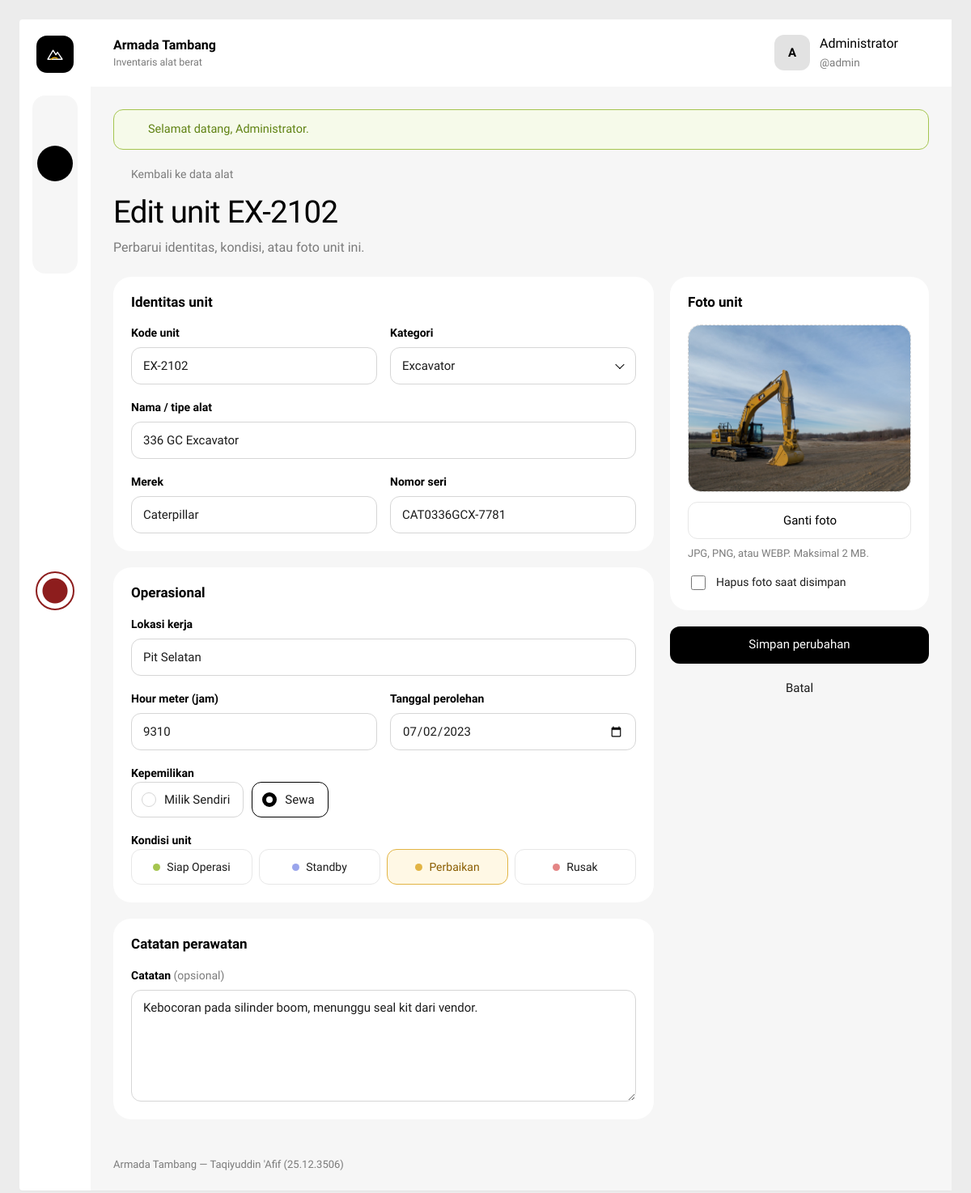
The app's page /alat_form.php?id=2 (signed in) with its own data.
### tables this page shows
CREATE TABLE `alat` (
  `id_alat` int(11) NOT NULL,
  `kode_unit` varchar(20) NOT NULL,
  `nama_alat` varchar(120) NOT NULL,
  `merek` varchar(60) NOT NULL,
  `id_kategori` int(11) NOT NULL,
  `nomor_seri` varchar(40) NOT NULL,
  `lokasi` varchar(100) NOT NULL,
  `jam_operasi` int(10) UNSIGNED NOT NULL DEFAULT 0,
  `kepemilikan` enum('Milik Sendiri','Sewa') NOT NULL DEFAULT 'Milik Sendiri',
  `status` enum('Siap Operasi','Standby','Perbaikan','Rusak') NOT NULL DEFAULT 'Siap Operasi',
  `tanggal_perolehan` date NOT NULL,
  `catatan` text DEFAULT NULL,
  `foto` varchar(255) DEFAULT NULL,
  `created_at` timestamp NOT NULL DEFAULT current_timestamp()
);

CREATE TABLE `kategori` (
  `id_kategori` int(11) NOT NULL,
  `nama_kategori` varchar(80) NOT NULL,
  `deskripsi` text DEFAULT NULL
);

### alat_form.php (the view, shortened to what this page needs)
<?php
require_once __DIR__ . '/includes/init.php';
$id = (int) input($_GET, 'id');
$mode_edit = $id > 0;
$data = [
    'kode_unit'         => '',
    'nama_alat'         => '',
    'merek'             => '',
    'id_kategori'       => '',
    'nomor_seri'        => '',
    'lokasi'            => '',
    'jam_operasi'       => '0',
    'kepemilikan'       => 'Milik Sendiri',
    'status'            => 'Siap Operasi',
    'tanggal_perolehan' => '',
    'catatan'           => '',
    'foto'              => null,
];
if ($mode_edit) {
    $stmt = $conn->prepare('SELECT * FROM alat WHERE id_alat = ?');
    $stmt->bind_param('i', $id);
    $stmt->execute();
    $lama = $stmt->get_result()->fetch_assoc();
    foreach ($data as $kolom => $isi) {
        $data[$kolom] = $lama[$kolom];
    }
}
$kategori = $conn->query('SELECT id_kategori, nama_kategori FROM kategori ORDER BY nama_kategori')->fetch_all(MYSQLI_ASSOC);
$errors = [];
function kelas_error($errors, $field)
{
    return isset($errors[$field]) ? ' has-error' : '';
}
require __DIR__ . '/includes/header.php';
?>
<a href="alat.php" class="back-link"><?= icon('back', 16) ?> Kembali ke data alat</a>
<div class="page-head">
  <div>
    <h1><?= $mode_edit ? 'Edit unit ' . e($data['kode_unit']) : 'Tambah unit' ?></h1>
    <p class="muted"><?= $mode_edit ? 'Perbarui identitas, kondisi, atau foto unit ini.' : 'Catat unit alat berat baru ke dalam inventaris.' ?></p>
  </div>
</div>
<form method="post" enctype="multipart/form-data" class="unit-form" novalidate
      action="alat_form.php<?= $mode_edit ? '?id=' . $id : '' ?>">
  <div class="form-main">
    <section class="panel">
      <h2 class="section-title">Identitas unit</h2>
      <div class="form-grid">
        <label class="field<?= kelas_error($errors, 'kode_unit') ?>">
          <span class="field-label">Kode unit</span>
          <input type="text" name="kode_unit" value="<?= e($data['kode_unit']) ?>" maxlength="20" placeholder="EX-2101" required>
        </label>
        <label class="field<?= kelas_error($errors, 'id_kategori') ?>">
          <span class="field-label">Kategori</span>
          <span class="select">
            <select name="id_kategori" required>
              <?php foreach ($kategori as $k): ?>
                <option value="<?= (int) $k['id_kategori'] ?>" <?= (int) $data['id_kategori'] === (int) $k['id_kategori'] ? 'selected' : '' ?>><?= e($k['nama_kategori']) ?></option>
              <?php endforeach; ?>
            </select>
          </span>
        </label>
        <label class="field span-2<?= kelas_error($errors, 'nama_alat') ?>">
          <span class="field-label">Nama / tipe alat</span>
          <input type="text" name="nama_alat" value="<?= e($data['nama_alat']) ?>" maxlength="120" placeholder="PC2000-8 Hydraulic Excavator" required>
        </label>
        <label class="field<?= kelas_error($errors, 'merek') ?>">
          <span class="field-label">Merek</span>
          <input type="text" name="merek" value="<?= e($data['merek']) ?>" maxlength="60" list="daftar-merek" placeholder="Komatsu" required>
        </label>
        <label class="field<?= kelas_error($errors, 'nomor_seri') ?>">
          <span class="field-label">Nomor seri</span>
          <input type="text" name="nomor_seri" value="<?= e($data['nomor_seri']) ?>" maxlength="40" placeholder="KMT-PC2000-30412" required>
        </label>
      </div>
    </section>
    <section class="panel">
      <h2 class="section-title">Operasional</h2>
      <div class="form-grid">
        <label class="field span-2<?= kelas_error($errors, 'lokasi') ?>">
          <span class="field-label">Lokasi kerja</span>
          <input type="text" name="lokasi" value="<?= e($data['lokasi']) ?>" maxlength="100" placeholder="Pit Utara - Blok A" required>
        </label>
        <label class="field<?= kelas_error($errors, 'jam_operasi') ?>">
          <span class="field-label">Hour meter (jam)</span>
          <input type="number" name="jam_operasi" value="<?= e($data['jam_operasi']) ?>" min="0" max="500000" step="1" inputmode="numeric" required>
        </label>
        <label class="field<?= kelas_error($errors, 'tanggal_perolehan') ?>">
          <span class="field-label">Tanggal perolehan</span>
          <input type="date" name="tanggal_perolehan" value="<?= e($data['tanggal_perolehan']) ?>" min="1950-01-01" max="<?= date('Y-m-d') ?>" required>
        </label>
        <fieldset class="field span-2<?= kelas_error($errors, 'kepemilikan') ?>">
          <legend class="field-label">Kepemilikan</legend>
          <div class="radio-row">
            <?php foreach (daftar_kepemilikan() as $opsi): ?>
              <label class="radio">
                <span><?= e($opsi) ?></span>
              </label>
            <?php endforeach; ?>
          </div>
        </fieldset>
        <fieldset class="field span-2<?= kelas_error($errors, 'status') ?>">
          <legend class="field-label">Kondisi unit</legend>
          <div class="status-picker">
            <?php foreach (daftar_status() as $opsi => $kelas): ?>
              <label class="status-opt status-<?= $kelas ?>">
                <span><span class="dot dot-<?= $kelas ?>"></span><?= e($opsi) ?></span>
              </label>
            <?php endforeach; ?>
          </div>
        </fieldset>
      </div>
    </section>
    <section class="panel">
      <h2 class="section-title">Catatan perawatan</h2>
      <label class="field">
        <span class="field-label">Catatan <span class="muted">(opsional)</span></span>
        <textarea name="catatan" rows="5" maxlength="2000" placeholder="Riwayat service, kerusakan, atau kebutuhan suku cadang"><?= e($data['catatan']) ?></textarea>
      </label>
    </section>
  </div>
  <aside class="form-side">
    <section class="panel">
      <h2 class="section-title">Foto unit</h2>
      <div class="dropzone<?= kelas_error($errors, 'foto') ?>" data-dropzone>
        <img src="<?= $data['foto'] ? 'uploads/' . e($data['foto']) : '' ?>" alt="Pratinjau foto unit" class="preview" data-preview <?= $data['foto'] ? '' : 'hidden' ?>>
      </div>
      <label class="btn btn-outline btn-block file-btn">
        <?= icon('upload', 18) ?> <span data-file-name><?= $data['foto'] ? 'Ganti foto' : 'Pilih foto' ?></span>
      </label>
      <p class="hint">JPG, PNG, atau WEBP. Maksimal 2 MB.</p>
      <?php if ($mode_edit && $data['foto']): ?>
        <label class="check">
          <input type="checkbox" name="hapus_foto" value="1" data-remove-photo>
          <span>Hapus foto saat disimpan</span>
        </label>
      <?php endif; ?>
    </section>
    <div class="form-actions">
      <button type="submit" class="btn btn-dark btn-block"><?= $mode_edit ? 'Simpan perubahan' : 'Simpan unit' ?></button>
      <a href="alat.php" class="btn btn-ghost btn-block">Batal</a>
    </div>
  </aside>
</form>
<?php require __DIR__ . '/includes/footer.php'; ?>

### records on screen
alat: kode_unit "EX-2102", id_kategori "Excavator", nama_alat "336 GC Excavator", merek "Caterpillar", nomor_seri "CAT0336GCX-7781", lokasi "Pit Selatan", jam_operasi "9310", tanggal_perolehan "07/02/2023", kepemilikan "Sewa", status "Perbaikan", catatan "Kebocoran pada silinder boom, menunggu seal kit dari vendor.", foto (picture)

### other values on screen
inisial($nama_user) "A"
$nama_user "Administrator"
$username "admin"
$flash['pesan'] "Selamat datang, Administrator."
$opsi "Milik Sendiri"
$opsi "Siap Operasi"
$opsi "Standby"
$opsi "Rusak"
